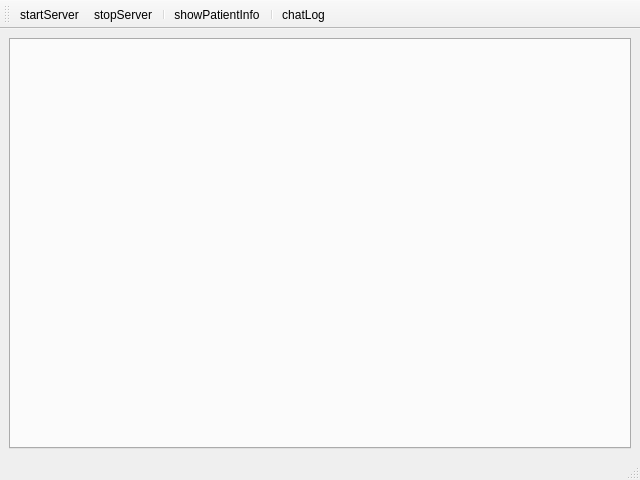
<?xml version="1.0" encoding="UTF-8"?>
<ui version="4.0">
 <class>ServerWindow</class>
 <widget class="QMainWindow" name="ServerWindow">
  <property name="geometry">
   <rect>
    <x>0</x>
    <y>0</y>
    <width>640</width>
    <height>480</height>
   </rect>
  </property>
  <property name="windowTitle">
   <string>ServerWindow</string>
  </property>
  <property name="toolTipDuration">
   <number>-1</number>
  </property>
  <widget class="QWidget" name="centralwidget">
   <layout class="QVBoxLayout" name="verticalLayout">
    <item>
     <widget class="QTabWidget" name="tabWidget">
      <property name="currentIndex">
       <number>-1</number>
      </property>
     </widget>
    </item>
   </layout>
  </widget>
  <widget class="QStatusBar" name="statusbar"/>
  <widget class="QToolBar" name="toolBar">
   <property name="windowTitle">
    <string>toolBar</string>
   </property>
   <attribute name="toolBarArea">
    <enum>TopToolBarArea</enum>
   </attribute>
   <attribute name="toolBarBreak">
    <bool>false</bool>
   </attribute>
   <addaction name="actionstartServer"/>
   <addaction name="actionstopServer"/>
   <addaction name="separator"/>
   <addaction name="actionshowPatientInfo"/>
   <addaction name="separator"/>
   <addaction name="actionchatLog"/>
  </widget>
  <action name="actionstartServer">
   <property name="icon">
    <iconset theme="QIcon::ThemeIcon::MediaPlaybackStart"/>
   </property>
   <property name="text">
    <string>startServer</string>
   </property>
  </action>
  <action name="actionstopServer">
   <property name="icon">
    <iconset theme="QIcon::ThemeIcon::MediaPlaybackStop"/>
   </property>
   <property name="text">
    <string>stopServer</string>
   </property>
  </action>
  <action name="actionshowPatientInfo">
   <property name="icon">
    <iconset theme="QIcon::ThemeIcon::CameraWeb"/>
   </property>
   <property name="text">
    <string>showPatientInfo</string>
   </property>
  </action>
  <action name="actionchatLog">
   <property name="icon">
    <iconset theme="QIcon::ThemeIcon::MailMessageNew"/>
   </property>
   <property name="text">
    <string>chatLog</string>
   </property>
   <property name="toolTip">
    <string>chatLog</string>
   </property>
   <property name="menuRole">
    <enum>QAction::MenuRole::NoRole</enum>
   </property>
  </action>
 </widget>
 <resources/>
 <connections/>
</ui>
